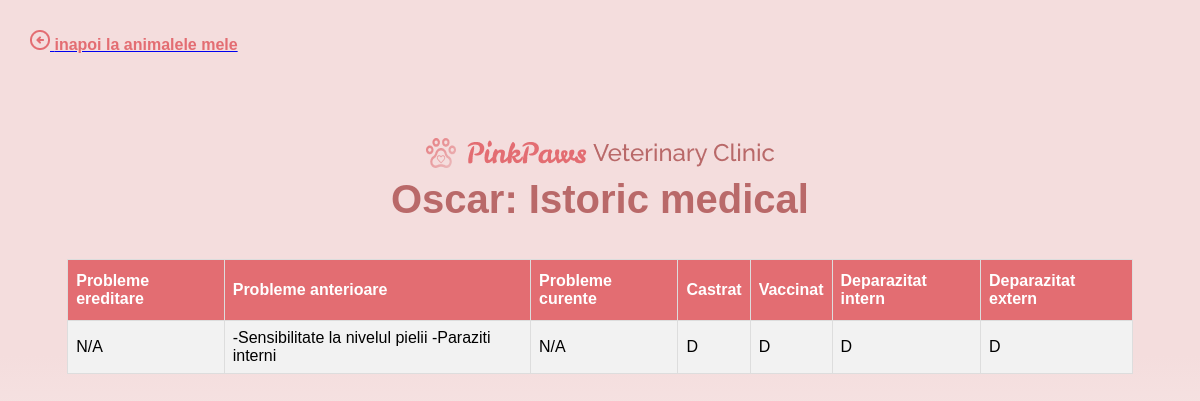
The page /Proiect_BD_Cabinet_Veterinar/istoric.php?id_i=2 (signed in) on the database its author committed.
### tables this page shows
CREATE TABLE `pacienti` (
  `id_pacient` int(11) NOT NULL,
  `id_stapan` int(11) NOT NULL,
  `numep` varchar(50) NOT NULL,
  `specie` varchar(50) NOT NULL,
  `rasa` varchar(50) NOT NULL,
  `data_nasterii` date NOT NULL,
  `sex` char(1) NOT NULL,
  `greutate` float NOT NULL
);

CREATE TABLE `istoric_medical` (
  `id_istoric` int(11) NOT NULL,
  `id_pacient` int(11) NOT NULL,
  `probleme_ereditare` varchar(200) DEFAULT NULL,
  `probleme_anterioare` varchar(200) DEFAULT NULL,
  `probleme_curente` varchar(200) DEFAULT NULL,
  `castrat` char(1) NOT NULL,
  `vaccinat` char(1) NOT NULL,
  `deparazitat_intern` char(1) NOT NULL,
  `deparazitat_extern` char(1) NOT NULL
);

### Proiect_BD_Cabinet_Veterinar/istoric.php (the view, shortened to what this page needs)
<?php
	include("connection.php");
	$query = "select * from PACIENTI where id_pacient = '$_GET[id_i]' limit 1";
	$result = mysqli_query($con, $query);
	$pacient = mysqli_fetch_assoc($result);
?>
<!DOCTYPE html>
<html>
<head>
<link rel="stylesheet" href="my_style.css">
</head>
<body class="bkg2">
<poz_sageata><a href="animale.php"><img src="img\sageata.png" alt="sageata"><text_inapoi_la> inapoi la animalele mele</text_inapoi_la></a></poz_sageata>
<br><br><br><br><br><br><br>
<center><img src="img\titlu1.png" alt="logo clinica"></center>
<center><titlu_homepage><?php echo $pacient['numep']?>: Istoric medical</titlu_homepage></center>
<br><br>
<center><table id="customers">
        <thead>
			<tr>
				<th>Probleme ereditare</th>
				<th>Probleme anterioare</th>
				<th>Probleme curente</th>
				<th>Castrat</th>
				<th>Vaccinat</th>
				<th>Deparazitat intern</th>
				<th>Deparazitat extern</th>
			</tr>
		</thead>
        <tbody>
            <?php
			$id = $pacient['id_pacient'];
			$sql1 = "SELECT probleme_ereditare, probleme_anterioare, probleme_curente, castrat, vaccinat, deparazitat_intern, deparazitat_extern
					FROM istoric_medical I inner join pacienti P on I.id_pacient = P.id_pacient
					WHERE P.id_pacient = '$id'";
			$result = $con->query($sql1);
			while($row = $result->fetch_assoc()) {
                echo "<tr>
                    <td>" . $row["probleme_ereditare"] . "</td>
                    <td>" . $row["probleme_anterioare"] . "</td>
                    <td>" . $row["probleme_curente"] . "</td>
                    <td>" . $row["castrat"] . "</td>
                    <td>" . $row["vaccinat"] . "</td>
                    <td>" . $row["deparazitat_intern"] . "</td>
					<td>" . $row["deparazitat_extern"] . "</td>
                </tr>";
			}
            ?>
        </tbody>
    </table></center>
<br><br><br><br><br><br><br><br><br><br><br><br><br><br><br><br><br><br><br><br><br><br>
</body>
</html>

### Proiect_BD_Cabinet_Veterinar/my_style.css (style rules this page uses)
#customers { font-family: Raleway, sans-serif; border-collapse: collapse; width: 90%; }
#customers td, #customers th { border: 1px solid #ddd; padding: 8px; }
#customers tr:nth-child(odd) { background-color: #f2f2f2; }
#customers th { padding-top: 12px; padding-bottom: 12px; text-align: left; background-color: #E36D72; color: white; }
.bkg2 { background: linear-gradient(180deg, #F4DDDD 45.66%, #FFFFFF 100%); }
titlu_homepage { font-family: 'Raleway', sans-serif; font-style: normal; font-weight: 700; font-size: 40px; line-height: 47px; text-align: center; color: #B96969; }
text_inapoi_la { font-family: 'Raleway', sans-serif; font-style: normal; font-weight: 600; font-size: 16px; line-height: 19px; color: #E36D72; }
poz_sageata { position: absolute; left: 30px; top: 30px; }

### rows shown on the page
pacienti: numep "Oscar"
istoric_medical: probleme_ereditare "N/A", probleme_anterioare "-Sensibilitate la nivelul pielii -Paraziti interni", probleme_curente "N/A", castrat "D", vaccinat "D", deparazitat_intern "D", deparazitat_extern "D"
